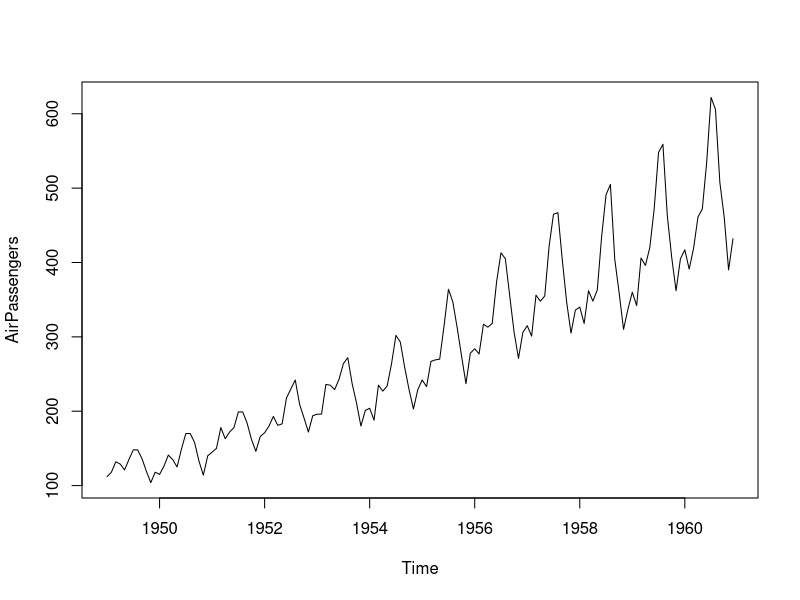
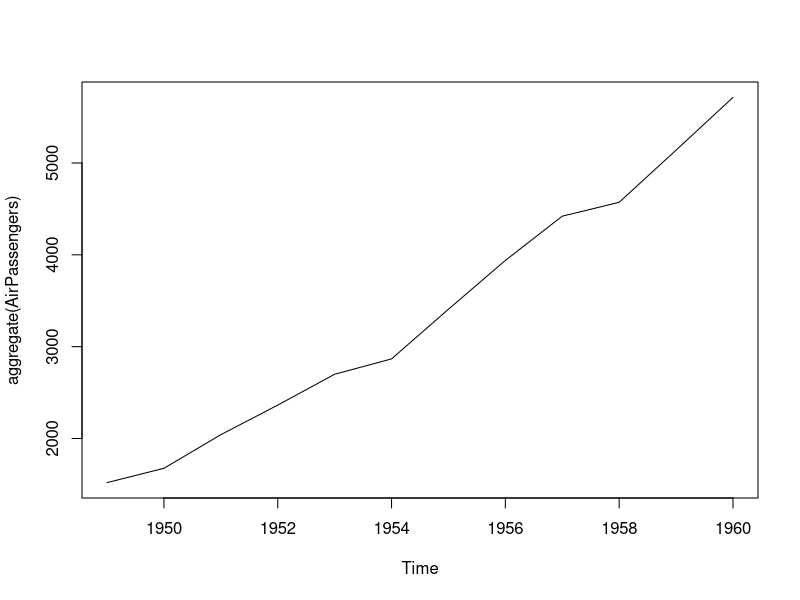
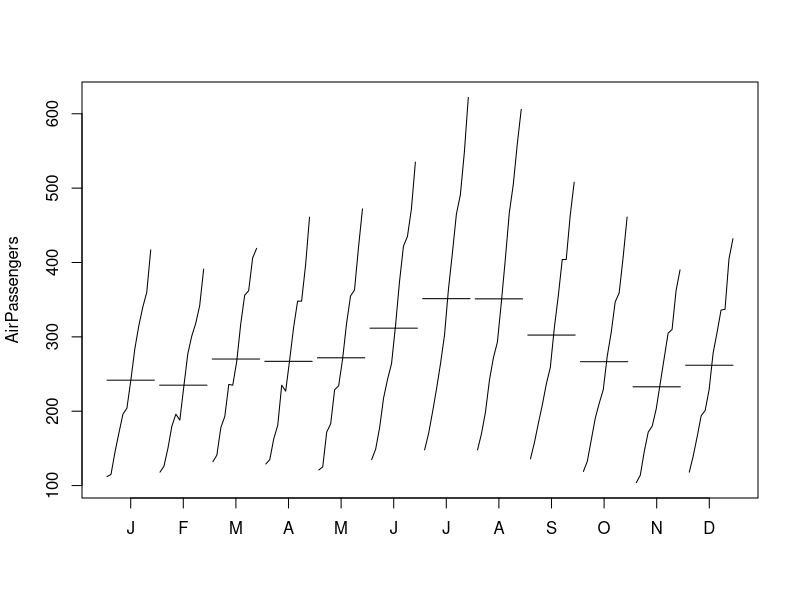
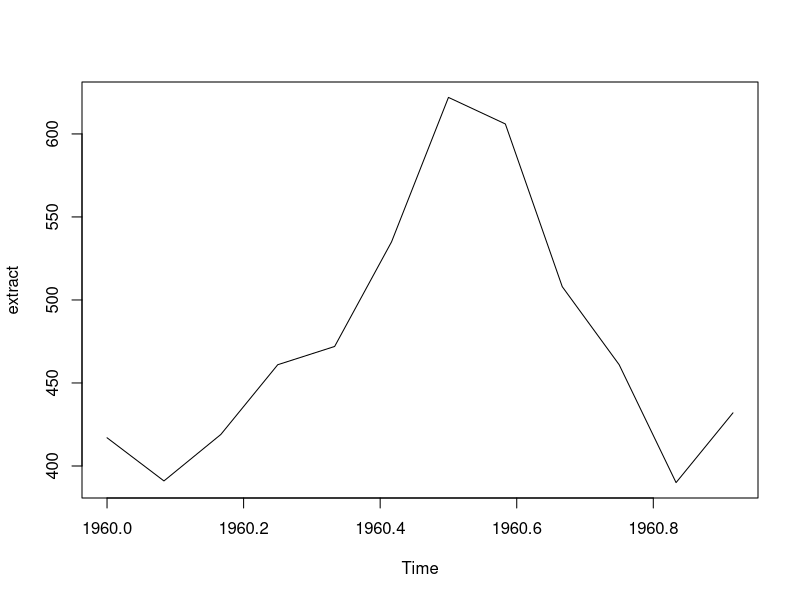
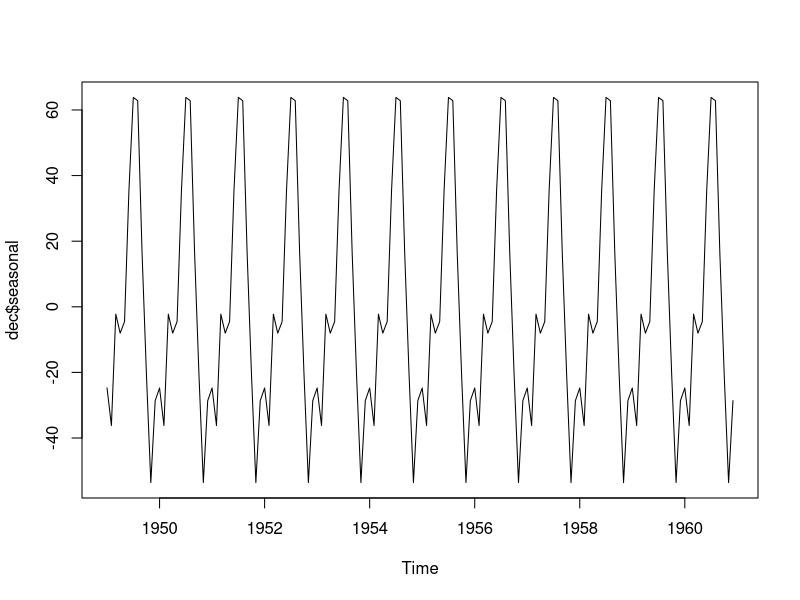
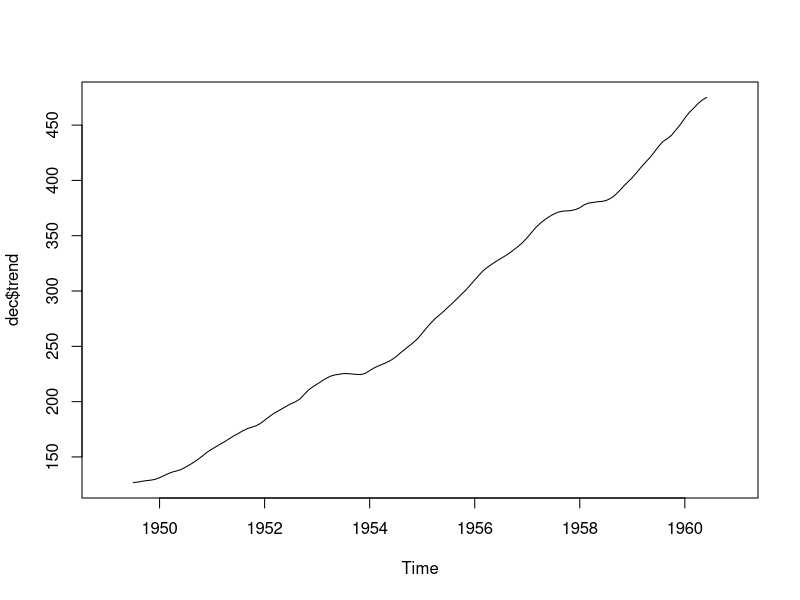
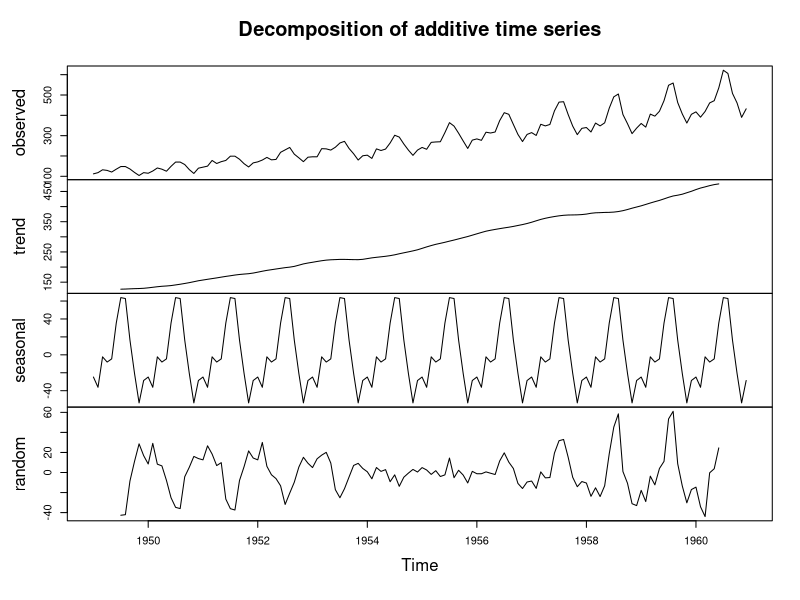
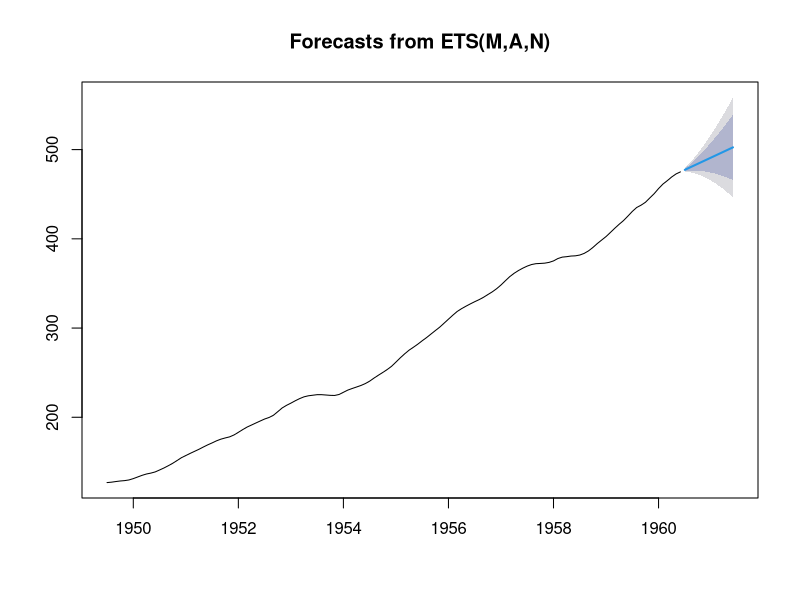

The R script that drew these images, in order:
#base de dados, nativos no R
AirPassengers
#visualizando os dados limites
start(AirPassengers)
end(AirPassengers)
#plotando o grafico para visualizacao
plot(AirPassengers)
#agragação para visualizar somente evolucao
plot(aggregate(AirPassengers))
#grafico para visualizacao mensal
monthplot(AirPassengers)
#extraindo sub dados
extract <- window(AirPassengers, start=c(1960, 1), end = c(1960,12))
plot(extract)
#visualizando decomposicao
dec = decompose(AirPassengers)
#sazionalidade
plot(dec$seasonal)
#tendendia
plot(dec$trend)
#toda a decomposicao
plot(dec)
#previsao
media_serie = mean(AirPassengers)
media_ultimo_ano = mean(window(AirPassengers, start=c(1960, 1), end = c(1960,12)))
#intalando pacote forecast
install.packages("forecast")
library(forecast)
media_movel <- ma(AirPassengers, order = 12)
previsao <- forecast(media_movel, h=12)
plot(previsao)
X11()
previsao
arima <- auto.arima(AirPassengers)
arima
previsao_arima <- forecast(arima, h=12)
plot(previsao_arima)


